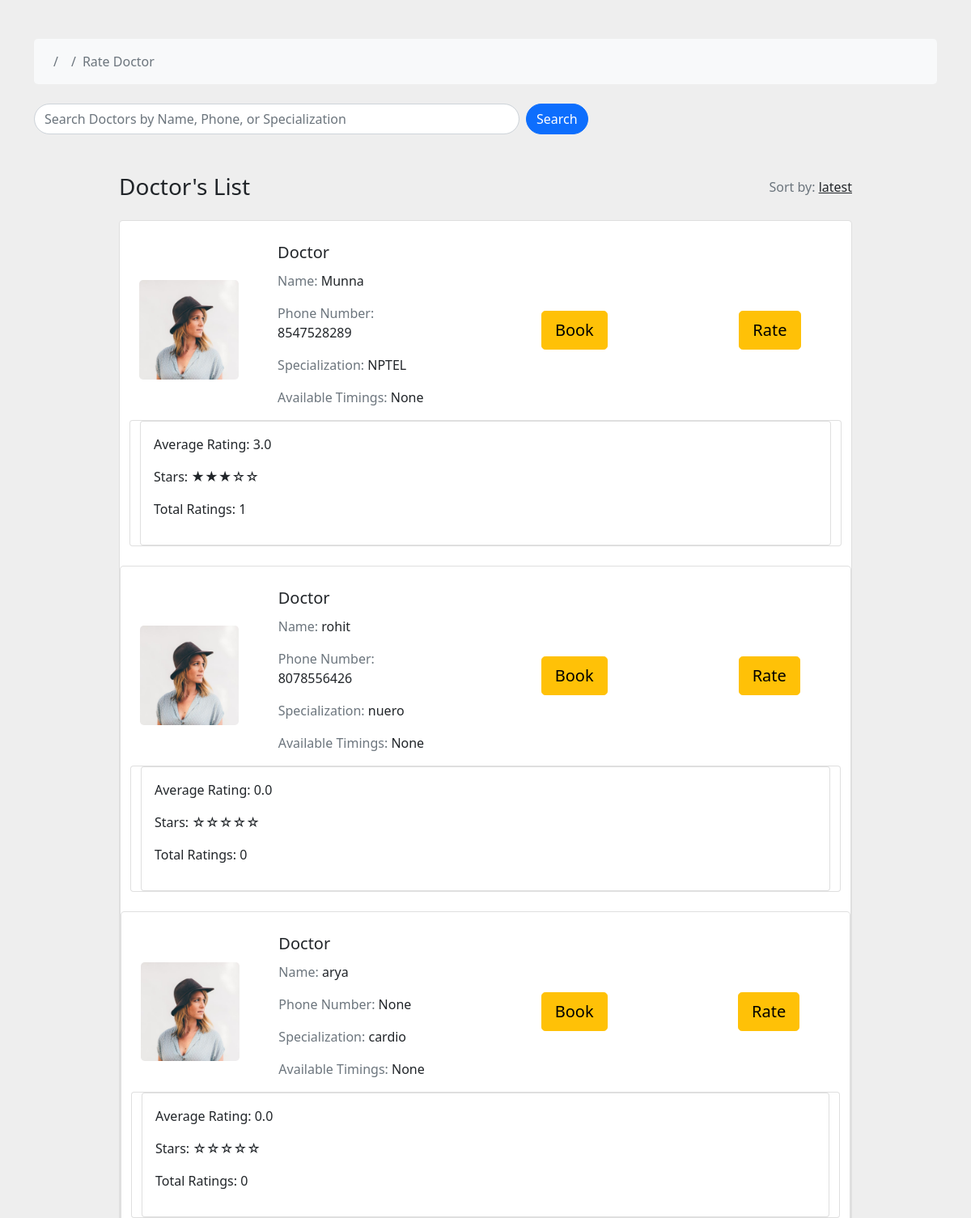
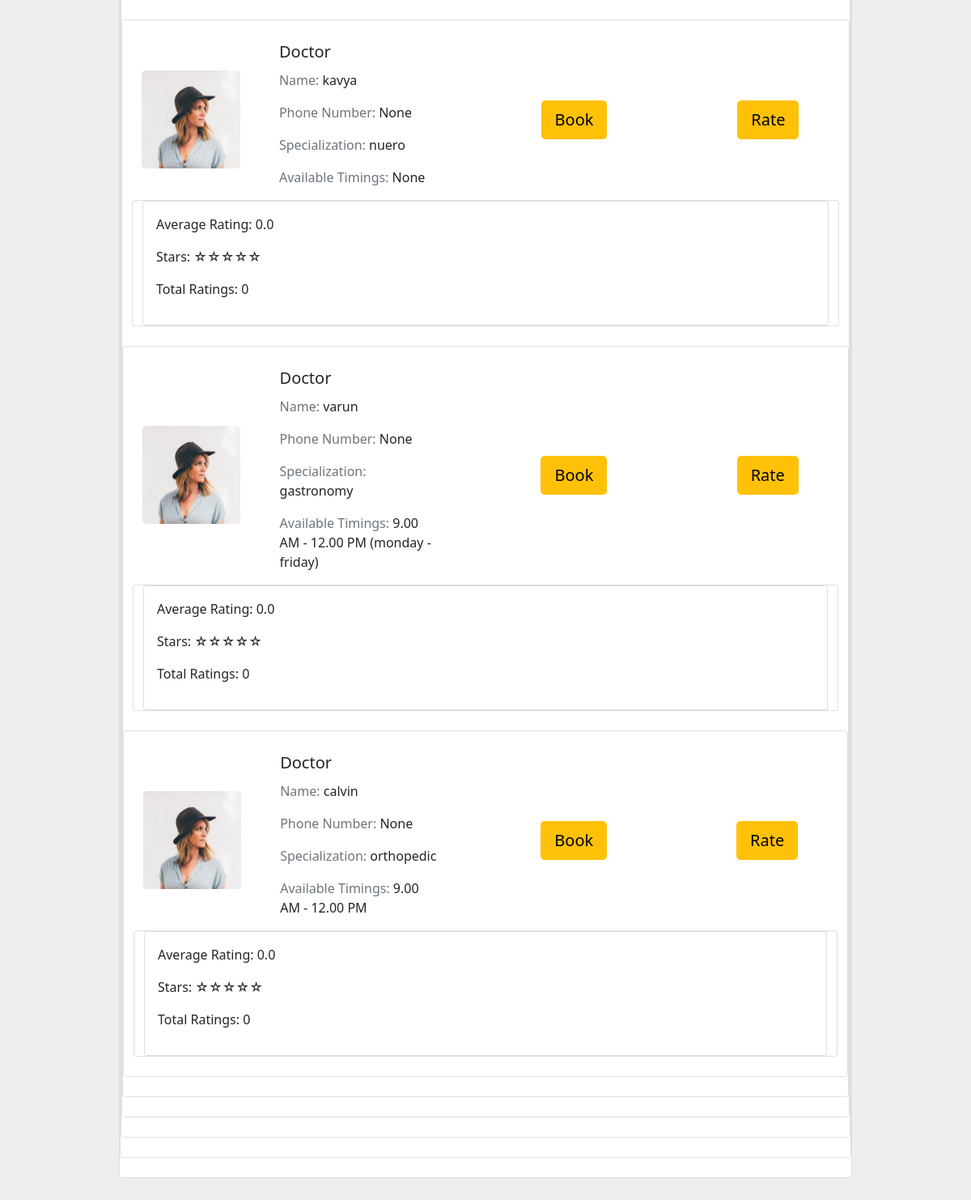
Page /doctors_list/ on the committed database (2 pictures, top to bottom).
### ct/models.py (models this page shows, shortened)
class DoctorProfile(models.Model):
    user = models.OneToOneField(CustomUser, on_delete=models.CASCADE)
    phone_number = models.CharField(max_length=15, blank=True, null=True)
    state = models.CharField(max_length=255, null=True, blank=True)
    district = models.CharField(max_length=100, blank=True, null=True)
    age = models.IntegerField(blank=True, null=True)
    gender = models.CharField(max_length=10, blank=True)
    certifications = models.TextField()
    specialization = models.CharField(max_length=100)
    available_timings = models.CharField(max_length=255, blank=True, null=True)
    booked_by = models.ManyToManyField(settings.AUTH_USER_MODEL, related_name='booked_doctors', blank=True)
    image = models.ImageField(upload_to='doctor_images/', blank=True, null=True)  # Add this line for the image field
    def average_rating(self):
        ratings = DoctorRating.objects.filter(doctor=self)
        if ratings.exists():
            average = ratings.aggregate(Avg('rating'))['rating__avg']
            return round(average, 1)
        return 0.0
    def total_ratings(self):
        return DoctorRating.objects.filter(doctor=self).count()

class CustomUser(AbstractUser):
    CUSTOMER = 1
    DIETITIAN = 2
    DOCTOR = 3
    ROLE_CHOICE = (
     (CUSTOMER, 'Customer'),
     (DIETITIAN, 'Dietitian'),
     (DOCTOR, 'Doctor'),
    )
    username = models.CharField(max_length=100,unique=True ,default='')
    email = models.EmailField(unique=True)
    password = models.CharField(max_length=128)
    is_Customer = models.BooleanField(default=False)
    is_Dietitian = models.BooleanField(default=False)
    is_Doctor = models.BooleanField(default=False)
    REQUIRED_FIELDS = []

### ct/views.py (the view, shortened to what this page needs)
# urls.py: path('doctors_list/', views.doctors_list, name='doctors_list'),
def doctors_list(request):
    doctors = DoctorProfile.objects.all()
    for doctor in doctors:
        doctor.avg_rating = doctor.average_rating()
        doctor.total_ratings = doctor.total_ratings()
    search_query = request.GET.get('search', '')
    if search_query:
        doctors = doctors.filter(
            Q(user__username__icontains=search_query) |
            Q(phone_number__icontains=search_query) |
            Q(specialization__icontains=search_query)
        )
    context = {
        'doctors': doctors,
    }
    return render(request, 'doctors_list.html', context)

### ct/templates/doctors_list.html (shortened to what this page needs)
{% load static %}
<!DOCTYPE html>
<html lang="en">
    <head>
        <link href="https://cdn.jsdelivr.net/npm/bootstrap@5.0.2/dist/css/bootstrap.min.css" rel="stylesheet">
    </head>
    <body>
      <section style="background-color: #eee;">
        <div class="container py-5">
            <div class="row">
                <div class="col">
                    <nav aria-label="breadcrumb"
                        class="bg-light rounded-3 p-3 mb-4">
                        <ol class="breadcrumb mb-0">
                            <li class="breadcrumb-item">
                            <li class="breadcrumb-item">
                            <li class="breadcrumb-item active"
                                aria-current="page">Rate Doctor</li>
                        </ol>
                    </nav>
                </div>
            </div>
<div class="row">
  <div class="col">
      <form method="get" action="{% url 'doctors_list' %}" class="d-flex">
          <input type="text" name="search" class="form-control rounded-pill me-2" style="width: 600px;" placeholder="Search Doctors by Name, Phone, or Specialization" value="{{ search_query }}">
          <button type="submit" class="btn btn-primary rounded-pill">Search</button>
      </form>
  </div>
</div>
<section class="h-100" style="background-color: #eee;">
    <div class="container h-100 py-5">
      <div class="row d-flex justify-content-center align-items-center h-100">
        <div class="col-10">
          <div class="d-flex justify-content-between align-items-center mb-4">
            <h3 class="fw-normal mb-0 text-black">Doctor's List</h3>
            <div>
              <p class="mb-0"><span class="text-muted">Sort by:</span> <a href="#!" class="text-body">latest </a></p>
            </div>
          </div>
     {% for doctor in doctors %}
          <div class="card rounded-3 mb-4">
            <div class="card-body p-4">
              <div class="row d-flex justify-content-between align-items-center">
                <div class="col-md-2 col-lg-2 col-xl-2">
                  <img
                    src="{% static 'img/avatar/avatar-face-02.png' %}"
                    class="img-fluid rounded-3" alt="{{ doctor.user.username }}">
                </div>
                <div class="col-md-3 col-lg-3 col-xl-3">
                  <p class="lead fw-normal mb-2">Doctor</p>
                  <p><span class="text-muted">Name: </span>{{ doctor.user.username }}</p>
                  <p><span class="text-muted">Phone Number: </span>{{ doctor.phone_number }}</p>
                  <p><span class="text-muted">Specialization: </span>{{ doctor.specialization }}</p>
                  <p><span class="text-muted">Available Timings: </span>{{ doctor.available_timings }}</p>
                </div>
                <div class="col-md-3 col-lg-2 col-xl-2 offset-lg-1">
                  <a href="{% url 'doctor_timeslots' doctor_id=doctor.user.id %}" class="btn btn-warning btn-lg ms-2">Book</a>
                </div>
                <div class="col-md-3 col-lg-2 col-xl-2 offset-lg-1">
                  <a href="{% url 'doctor_ratings_page' doctor.id %}" class="btn btn-warning btn-lg ms-2">Rate</a>
                </div>
                <div class="card">
              <div class="card">
                <div class="card-body">
                  <p>Average Rating: <span class="avgRating">{{ doctor.avg_rating }}</span></p>
                  <p>Stars: <span class="starRating" data-rating="{{ doctor.avg_rating }}" id="starRating_{{ doctor.id }}"></span></p>
                  <p>Total Ratings: {{ doctor.total_ratings }}</p>
                </div>
              </div>
              </div>
            </div>
          </div>
{% endfor %}
 </div>
</div>
</section>
        </div>
  </section>
</body>
</html>

### rows in the picture
DoctorProfile: user.username "Munna", phone_number "8547528289", specialization "NPTEL", available_timings "None", avg_rating "3.0", total_ratings "1"
DoctorProfile: user.username "rohit", phone_number "8078556426", specialization "nuero", available_timings "None", avg_rating "0.0", total_ratings "0"
DoctorProfile: user.username "arya", phone_number "None", specialization "cardio", available_timings "None", avg_rating "0.0", total_ratings "0"
DoctorProfile: user.username "kavya", phone_number "None", specialization "nuero", available_timings "None", avg_rating "0.0", total_ratings "0"
DoctorProfile: user.username "varun", phone_number "None", specialization "gastronomy", available_timings "9.00 AM - 12.00 PM (monday - friday)", avg_rating "0.0", total_ratings "0"
DoctorProfile: user.username "calvin", phone_number "None", specialization "orthopedic", available_timings "9.00 AM - 12.00 PM", avg_rating "0.0", total_ratings "0"
